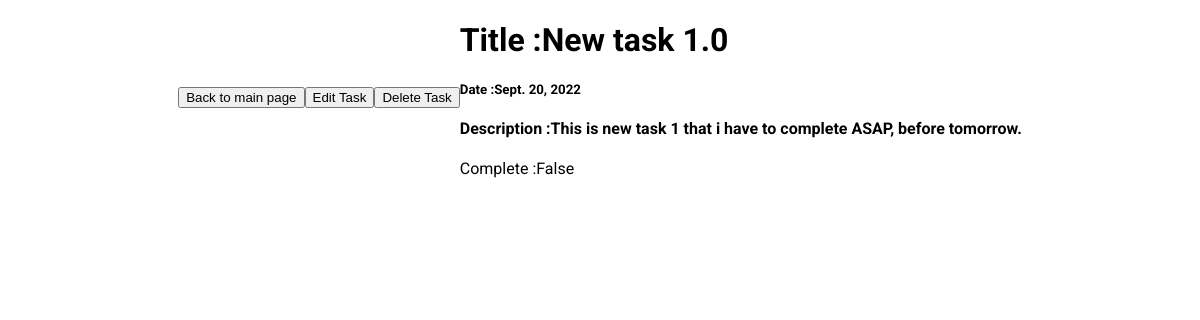
The app's page /5 (signed in) with its own data.
### todo/models.py (models this page shows, shortened)
class Task(models.Model):
    user = models.ForeignKey(User, on_delete= models.CASCADE, db_index=True)
    timestamp = models.DateTimeField(auto_now_add=True)
    title = models.CharField(max_length= 100)
    description = models.TextField(max_length= 250, null= True, blank=True)
    complete = models.BooleanField(default=False)
    class Meta:
        ordering = ["complete"]

### todo/views.py (the view)
# urls.py: path("<int:pk>", views.TaskInDetail.as_view(), name = "taskInDetail"),
class TaskInDetail(LoginRequiredMixin, DetailView):
    template_name = "todo/taskDetail.html"
    model = models.Task

### todo/templates/todo/taskDetail.html (shortened to what this page needs)
{% extends "base.html" %}
{% load static %}
{% block content %}
<a href="{% url 'todoPage' %}"><Button> Back to main page </Button></a>
<a href="{% url 'updateTaskDetails' task.pk %}"><Button> Edit Task </Button></a>
<a href="{% url 'deleteTask' task.pk %}"><Button> Delete Task </Button></a>
<div class="taskDisplay">
   <h1> Title :{{ task.title }}</h1>
   <h5> Date :{{ task.timestamp.date }}</h5>
   <h4> Description :{{ task.description }}</h4>
   <p> Complete :{{ task.complete }}</p>
</div>
{% endblock %}

### static/base.css (style rules this page uses)
html { font-family: 'Comfortaa', cursive; font-family: 'Roboto', sans-serif; }
body { margin: 0; padding: 0; display: flex; justify-content: center; align-items: center; }

### records on screen
Task: title "New task 1.0", timestamp "Sept. 20, 2022", description "This is new task 1 that i have to complete ASAP, before tomorrow.", complete "False"
